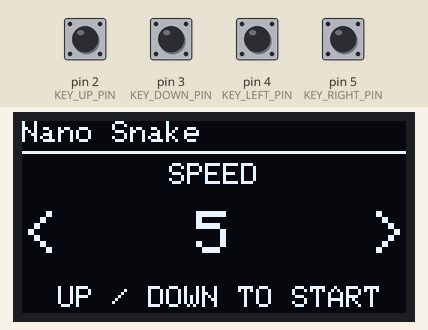
This sketch was run on a simulated Arduino Uno, built with avr-gcc and run on an emulated ATmega328P. Parts: 128×64 one-colour display. Inputs (shaded band) come from the test bench; at power-on: pin 2 (KEY_UP_PIN), pin 3 (KEY_DOWN_PIN), pin 4 (KEY_LEFT_PIN), pin 5 (KEY_RIGHT_PIN) HIGH. Random numbers use the default seed unless the sketch sets one; what the sketch prints to the serial monitor is not drawn.

Above: at 1.2 s.
1.3 s: pin 2 (KEY_UP_PIN) pulled LOW for 0.15 s
At 3.1 s:
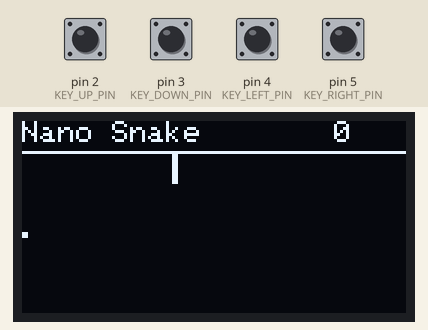
3.2 s: pin 3 (KEY_DOWN_PIN) pulled LOW for 0.15 s
At 3.42 s:
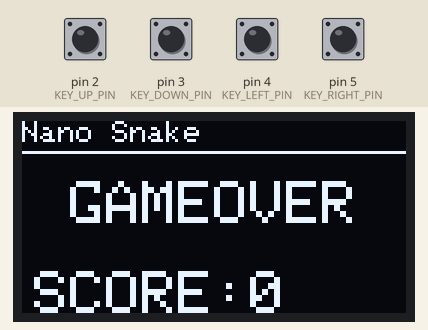
4.9 s: pin 4 (KEY_LEFT_PIN) pulled LOW for 0.15 s
At 6.1 s:
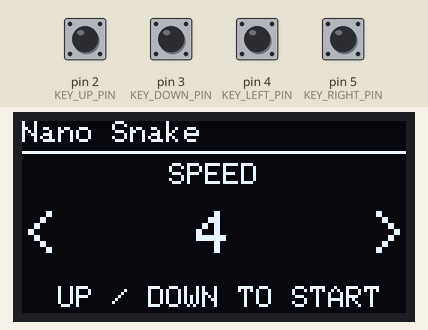
6.5 s: pin 2 (KEY_UP_PIN) pulled LOW for 1 s
At 6.73 s:
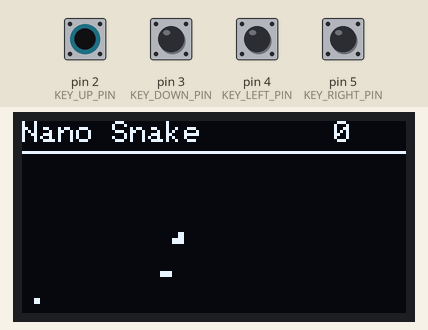
9.0 s: pin 5 (KEY_RIGHT_PIN) pulled LOW for 0.15 s
At 9.11 s:
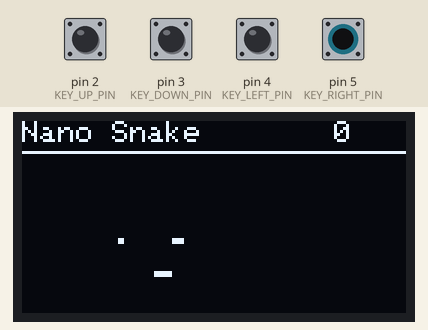
10.6 s: pin 3 (KEY_DOWN_PIN) pulled LOW for 1 s
At 13.5 s:
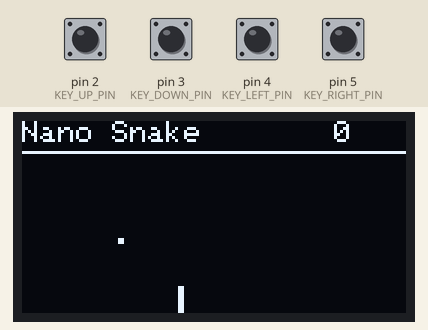
Timing chart, 0 to 14.1 s (numbered marks = the images above; inputs shaded):
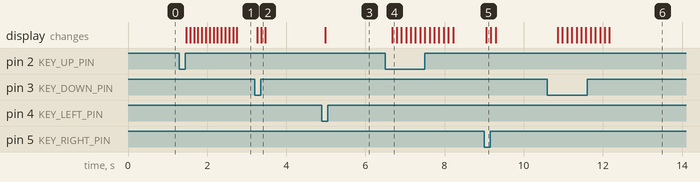

Measured:
- after the input at 1.3 s, the display: first changes after 0.17 s (image 1 shows a later state)
- after the input at 3.2 s, the display: first changes after 0.07 s (image 2 shows a later state)
- after the input at 4.9 s, the display: changes after 0.08 s (image 3)
- after the input at 6.5 s, the display: changes after 0.17 s (image 4)
- after the input at 9.0 s, the display: changes after 0.05 s (image 5)
- after the input at 10.6 s, the display: first changes after 0.26 s (image 6 shows a later state)

The sketch:

Nano_Snake.ino
```cpp
#include <Wire.h>
#include <Adafruit_GFX.h>
#include <Adafruit_SSD1306.h>

#define SCREEN_WIDTH 128 // Width pixel
#define SCREEN_HEIGHT 64 // Height pixel
//reset pin, necessary for Adafruit_SSD1306 library
#define OLED_RESET 6
//Key Pin
#define KEY_UP_PIN 2
#define KEY_DOWN_PIN 3
#define KEY_LEFT_PIN 4
#define KEY_RIGHT_PIN 5
//Key Status (Low Active)
#define KEY_NULL 4
#define KEY_UP 0
#define KEY_DOWN 1
#define KEY_LEFT 2
#define KEY_RIGHT 3
//Screen Status
#define SCREEN_GAMEOVER 2
#define SCREEN_MAINMENU 0
#define SCREEN_INGAME 1
#define SNAKE_LENGTH_MAX 127

//instantiation
Adafruit_SSD1306 screen(SCREEN_WIDTH, SCREEN_HEIGHT, &Wire, OLED_RESET);

uint8_t snakeX[SNAKE_LENGTH_MAX];
uint8_t snakeY[SNAKE_LENGTH_MAX];
uint8_t snakeXHead = 50;
uint8_t snakeYHead = 39;
uint8_t foodPos[2]; //the location of the ramdomly spawned food
uint8_t snakeLength = 4;
uint8_t currentDirection = KEY_RIGHT; //how snake moves
bool isFrozen = false;  //when dead, let player have a chance to take a glance at the last scenary
uint8_t speed = 5;  //how fast the snake run
int score = 0;
uint8_t currentScreen = SCREEN_MAINMENU;
//uint8_t lastKey = KEY_NULL;
uint8_t currentKey = KEY_NULL;
uint8_t lastKey = KEY_NULL; //the key state of last loop

void foodGenerate() //randomly generate food position continiously until not on snake body
{
  bool isOnSnake = true;
  uint8_t randX;
  uint8_t randY;
  while(isOnSnake)
  {
    isOnSnake = false;
    randX = random(64)*2;   //match the snake's position(X have to be even, and Y have to be odd, because one snake body and food are all 2*2pixel)
    randY = 11 + random(0,26)*2;  //ensure not generate on title bar
    for(int i=0;i<snakeLength;i++)
    { //if food is generated on snake's body, then regenerate
      if(randX == snakeX[i] && randY == snakeY[i]) isOnSnake = true;
      break;
    }
    if(randX == snakeXHead && randY == snakeYHead) isOnSnake = true;
  }
  foodPos[0] = randX;
  foodPos[1] = randY;
}

void keyHandler()
{
  if(!digitalRead(KEY_LEFT_PIN)) currentKey = KEY_LEFT;
  else if(!digitalRead(KEY_RIGHT_PIN)) currentKey = KEY_RIGHT;
  else if(!digitalRead(KEY_UP_PIN)) currentKey = KEY_UP;
  else if(!digitalRead(KEY_DOWN_PIN)) currentKey = KEY_DOWN;
  else currentKey = KEY_NULL;
}

void keyMainMenuHandler()
{
  if( (currentKey == KEY_UP && lastKey != KEY_UP) || (currentKey == KEY_DOWN && lastKey != KEY_DOWN)) currentScreen = SCREEN_INGAME;
  if(currentKey == KEY_LEFT && lastKey != KEY_LEFT)
    if(speed>1) speed -= 1;
  if(currentKey == KEY_RIGHT && lastKey != KEY_RIGHT)
    if(speed<9) speed += 1;
}

void keyGameOverHandler()
{
  if(currentKey != KEY_NULL) currentScreen = SCREEN_MAINMENU;
}

void keyInGameHandler()
{
  if(isFrozen)
  {
    if(currentKey != KEY_NULL && lastKey == KEY_NULL)
    {
      currentScreen = SCREEN_GAMEOVER;
      isFrozen = false;
      snakeXHead = 50;
      snakeYHead = 39;
      snakeLength = 4;

      currentDirection = KEY_RIGHT;
      for(int i=4;i<SNAKE_LENGTH_MAX;i++)
      {
        snakeX[i] = 0;
        snakeY[i] = 0;
      }
      for(int i=0;i<4;i++) snakeY[i] = 50;
      snakeX[0] = 48;
      snakeX[1] = 46;
      snakeX[2] = 44;
      snakeX[3] = 42;
      foodGenerate();
    }
  }
  else
  {
    if (currentDirection == KEY_RIGHT || currentDirection == KEY_LEFT)
      if(currentKey == KEY_UP)  currentDirection = KEY_UP;
      if(currentKey == KEY_DOWN) currentDirection = KEY_DOWN;
    if (currentDirection == KEY_UP || currentDirection == KEY_DOWN)
      if(currentKey == KEY_LEFT)  currentDirection = KEY_LEFT;
      if(currentKey == KEY_RIGHT) currentDirection = KEY_RIGHT;
  }
}

void commonDisplay()
{
  screen.clearDisplay();
  screen.setTextSize(1);
  screen.setCursor(0, 0);
  screen.print("Nano Snake");
  screen.drawLine(0,10,128,10,SSD1306_WHITE);
}

void displayMainMenu()
{
  commonDisplay();
  screen.setCursor(0, 55);
  screen.print("  UP / DOWN TO START ");
  screen.setCursor(49, 14);
  screen.print("SPEED");
  screen.setTextSize(2);
  screen.setCursor(0, 30);
  screen.print("<");
  screen.setCursor(58, 30);
  screen.print(speed);
  screen.setCursor(116, 30);
  screen.print(">");
  screen.display();
}

void displayGameOver()
{

  commonDisplay();
  screen.setTextSize(2);
  screen.setCursor(16, 20);
  screen.print("GAMEOVER");
  screen.setCursor(4, 50);
  screen.print("SCORE:");
  screen.print(score);
  screen.display();
}

void inGameAlgorithm()
{
  if(!isFrozen)
  {
    //handle snake movement
    for(int i=snakeLength;i>0;i--)
    {
      snakeX[i] = snakeX[i-1];
      snakeY[i] = snakeY[i-1];
    }
    snakeX[0] = snakeXHead;
    snakeY[0] = snakeYHead;
    if(currentDirection == KEY_RIGHT) snakeXHead += 2;
    else if(currentDirection == KEY_LEFT) snakeXHead -= 2;
    else if(currentDirection == KEY_UP) snakeYHead -= 2;
    else if(currentDirection == KEY_DOWN) snakeYHead += 2;
    //handle if eat food
    if(snakeXHead == foodPos[0] && snakeYHead == foodPos[1])
    {
      score += speed;
      snakeLength += 1;
      foodGenerate();
    }
    //handle if dead (out of range / eat itself)
    if(snakeXHead < 0 || snakeXHead > 127 || snakeYHead < 11 || snakeYHead > 63)
      isFrozen = true;
    for(int i=0;i<snakeLength;i++)
      if(snakeXHead == snakeX[i] && snakeYHead == snakeY[i])
      {
        isFrozen = true;
        break;
      }
  }
}

void displayInGame()
{
  if(!isFrozen)
  {
    commonDisplay();
    screen.setCursor(104, 0);
    screen.print(score);
    for(int i=0;i<snakeLength;i++)
      screen.drawRect(snakeX[i], snakeY[i], 2, 2, SSD1306_WHITE);
    screen.drawRect(snakeXHead, snakeYHead, 2, 2, SSD1306_WHITE);
    screen.drawRect(foodPos[0], foodPos[1], 2, 2, SSD1306_WHITE);
    screen.display();
  }
}

void setup() {
  // put your setup code here, to run once:
  Serial.begin(115200);
  //MsTimer2::set(20, keyHandler);
  //MsTimer2::start();  // enables the interrupt.
  pinMode(KEY_UP_PIN, INPUT_PULLUP);
  pinMode(KEY_DOWN_PIN, INPUT_PULLUP);
  pinMode(KEY_LEFT_PIN, INPUT_PULLUP);
  pinMode(KEY_RIGHT_PIN, INPUT_PULLUP);
  screen.begin(SSD1306_SWITCHCAPVCC, 0x3C);
  screen.setTextColor(WHITE);
  randomSeed(analogRead(A0)); //for food generating
  foodGenerate();
  for(int i=4;i<SNAKE_LENGTH_MAX;i++)
  {
    snakeX[i] = 0;
    snakeY[i] = 0;
  }
  for(int i=0;i<4;i++) snakeY[i] = 39;
  snakeX[0] = 48;
  snakeX[1] = 46;
  snakeX[2] = 44;
  snakeX[3] = 42;
}

void loop() {
  // put your main code here, to run repeatedly:
  keyHandler();
  Serial.println(currentKey);
  if(currentScreen == SCREEN_MAINMENU)
  {
    score = 0;
    keyMainMenuHandler();
    displayMainMenu();
  }
  else if(currentScreen == SCREEN_GAMEOVER)
  {
    keyGameOverHandler();
    displayGameOver();
  }
  else if(currentScreen == SCREEN_INGAME)
  {
    keyInGameHandler();
    inGameAlgorithm();
    displayInGame();
  }

  switch(speed)
  {
    case 1:
      delay(150);
      break;
    case 2:
      delay(130);
      break;
    case 3:
      delay(110);
      break;
    case 4:
      delay(90);
      break;
    case 5:
      delay(70);
      break;
    case 6:
      delay(50);
      break;
    case 7:
      delay(40);
      break;
    case 8:
      delay(30);
      break;
    case 9:
      delay(20);
      break;
  }
  lastKey = currentKey;
}
```
